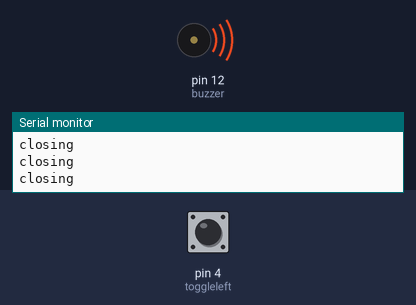
This sketch was run on a simulated Arduino Uno, built with avr-gcc and run on an emulated ATmega328P. Parts: buzzer (waves = sounding, pin HIGH), the last lines printed to the serial monitor. Inputs (shaded band) come from the test bench; at power-on: pin 4 (toggleleft) HIGH. Pins used as bus, display or sensor lines are not drawn.

Above: at 1.2 s.
1.3 s: pin 4 (toggleleft) pulled LOW for 0.15 s
At 2.4 s:
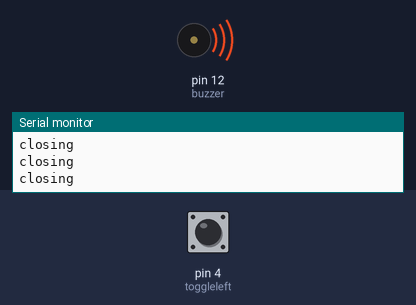
3.0 s: pin 4 (toggleleft) pulled LOW for 1 s
At 4.8 s:
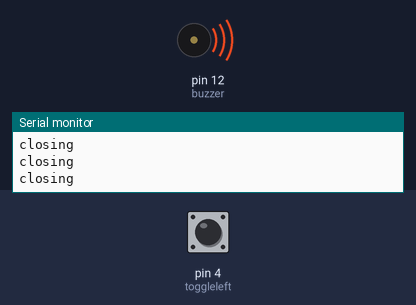
7.0 s: pin 4 (toggleleft) pulsed LOW 5 times (0.12 s each, 0.3 s apart)
At 9.0 s:
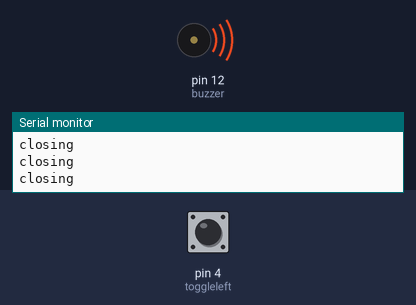
11.5 s: pin 4 (toggleleft) driven LOW
At 11.9 s:
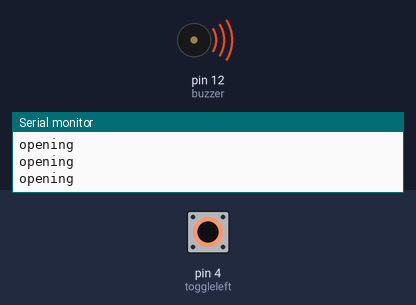
Timing chart, 0 to 14.5 s (numbered marks = the images above; inputs shaded):
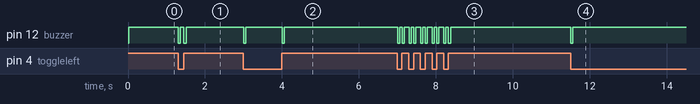

Measured:
- after the input at 1.3 s, pin 12 (buzzer): alternates HIGH for 0.09 s and LOW for 0.05 s, 4 changes in all, then stays HIGH, starting at once
- after the input at 3.0 s, pin 12 (buzzer): alternates HIGH for 0.95 s and LOW for 0.05 s, 4 changes in all, then stays HIGH, starting at once
- after the input at 7.0 s, pin 12 (buzzer): HIGH → LOW at once, then repeats every 0.30 s: HIGH 0.07 s, LOW 0.05 s, HIGH 0.13 s, LOW 0.05 s, until it stays HIGH from 8.4 s
- after the input at 11.5 s, pin 12 (buzzer): HIGH → LOW at once, → HIGH 0.05 s later

The sketch:

FINAL.ino
```cpp
  #define on LOW
#define off HIGH

int R1=8,R2=9,R3=10,R4=11,esp=3;//relay pin
int ls=0,rs=0,toggleleft=4,toggleleftstatus=0,togglerightstatus=0,buzzer=12,i,j=0;
const int trigPin = 7,echoPin = 6;
long duration;
int distance;

void setup() {
Serial.begin(9600);
pinMode(R1, OUTPUT);digitalWrite(R1, off);  pinMode(R2, OUTPUT);digitalWrite(R2, off);                                                        //setting relays pin as output & intitally turning off the relay
pinMode(R3, OUTPUT);digitalWrite(R3, off);  pinMode(R4, OUTPUT);digitalWrite(R4, off);
pinMode(esp, INPUT);
pinMode(toggleleft, INPUT);
pinMode(buzzer, OUTPUT);  digitalWrite(buzzer, LOW);
pinMode(trigPin, OUTPUT); // Sets the trigPin as an Output
pinMode(echoPin, INPUT); // Sets the echoPin as an Input
}

void loop() {
OPEN();
CLOSE();
}

void OPEN(){
  Serial.println("open signal recived");
  digitalWrite(buzzer, HIGH); digitalWrite(R1, on);digitalWrite(R2, on);
  ls=0;rs=0;
  while(ls==0){Serial.println("opening");
    toggleleftstatus=digitalRead(toggleleft);
    if(toggleleftstatus==0){}else{ls=1;}
    }
  digitalWrite(buzzer, LOW);digitalWrite(R1, off);digitalWrite(R2, off);
  Serial.println("Stop opening signal recived");
}
void CLOSE(){
  Serial.println("Close signal recived");
  digitalWrite(buzzer, HIGH);digitalWrite(R3, on); digitalWrite(R4, on);                                                                                            //Wait 10 second
  while(rs==0){Serial.println("closing");
  togglerightstatus=digitalRead(toggleleft);
  if(togglerightstatus==1){}else{rs=1;}
  }
  digitalWrite(buzzer, LOW);digitalWrite(R3, off);digitalWrite(R4, off);
  Serial.println("Stop closing signal recived");
}
int ultrasonic() {
digitalWrite(trigPin, LOW);
delayMicroseconds(2);
digitalWrite(trigPin, HIGH);
delayMicroseconds(10);
digitalWrite(trigPin, LOW);
duration = pulseIn(echoPin, HIGH);
distance= duration/74/2;
return distance;
}
```
